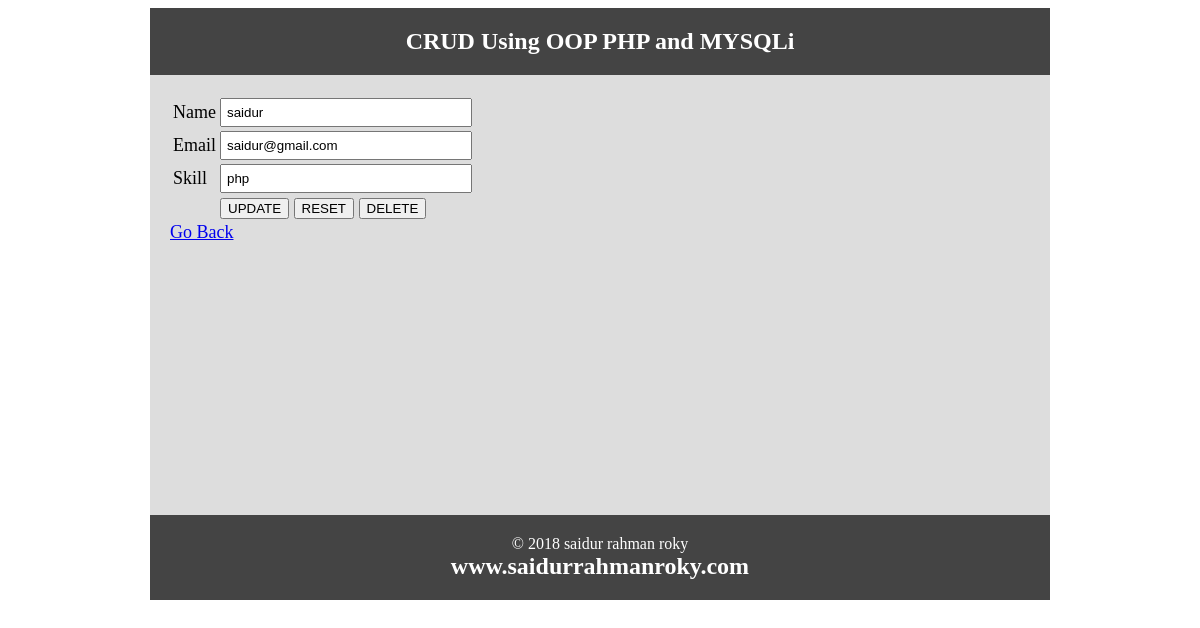
The app's page /update.php?id=2 with its own data.
### tables this page shows
CREATE TABLE IF NOT EXISTS `tbl_user` (
  `id` int(11) NOT NULL AUTO_INCREMENT,
  `name` varchar(50) NOT NULL,
  `email` varchar(255) NOT NULL,
  `skill` varchar(50) NOT NULL,
  PRIMARY KEY (`id`)
);

### Database.php (called while the page is built, shortened)
<?php
class Database{
	public $host = DB_HOST;
	public $user = DB_USER;
	public $pass = DB_PASS;
	public $dbname = DB_NAME;
	public $link;
	private function connectDB(){
		$this ->link = new mysqli($this ->host , $this ->user, $this ->pass , $this ->dbname);
	}
	public function select($query){
		$result = $this ->link ->query($query) or die($this ->link ->error.__LINE__);
		if($result ->num_rows >0){
			return $result;
		}else{
			return false;
		}
	}
}

### update.php (the view, shortened to what this page needs)
<?php
include 'inc/header.php';
include 'Database.php';
?>
<?php
	$id = $_GET['id'];
	$db= new Database();
	$query ="SELECT * FROM tbl_user WHERE id = $id";
	$getdata = $db ->select($query) ->fetch_assoc();
?>
<form action="update.php?id=<?php echo $id;?>" method="post">
<table>
	<tr>
		<td>Name</td>
		<td><input type="text" name="name" value="<?php echo $getdata['name']?>"></td>
	</tr>
	<tr>
		<td>Email</td>
		<td><input type="text" name="email" value="<?php echo $getdata['email']?>"></td>
	</tr>
	<tr>
		<td>Skill</td>
		<td><input type="text" name="skill" value="<?php echo $getdata['skill']?>"></td>
	</tr>
	<tr>
		<td></td>
		<td><input type="submit" name="submit" value="UPDATE">
		<input type="reset" value="RESET">
		<input type="submit" name="delete" value="DELETE">
		</td>
	</tr>
</table>
</form>
<a href="index.php">Go Back</a>
<?php include 'inc/footer.php'; ?>

### records on screen
tbl_user: name "saidur", email "saidur@gmail.com", skill "php"
